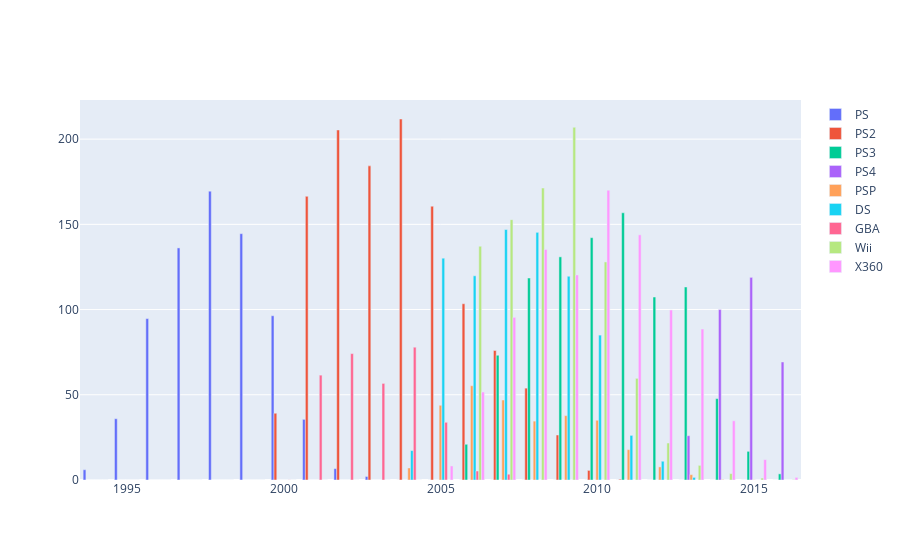

The notebook cell this image was saved under:
### Code cell
_plot = go.Figure(data = [
    go.Bar(name = 'PS', x = summary.index, y = summary['PS']),
    go.Bar(name = 'PS2', x = summary.index, y = summary['PS2']),
    go.Bar(name = 'PS3', x = summary.index, y = summary['PS3']),
    go.Bar(name = 'PS4', x = summary.index, y = summary['PS4']),
    go.Bar(name = 'PSP', x = summary.index, y = summary['PSP']),
    go.Bar(name = 'DS', x = summary.index, y = summary['DS']),
    go.Bar(name = 'GBA', x = summary.index, y = summary['GBA']), 
    go.Bar(name = 'Wii', x = summary.index, y = summary['Wii']),
    go.Bar(name = 'X360', x = summary.index, y = summary['X360']),
  ])

_plot.update_layout(barmode = 'group')
_plot.show()
